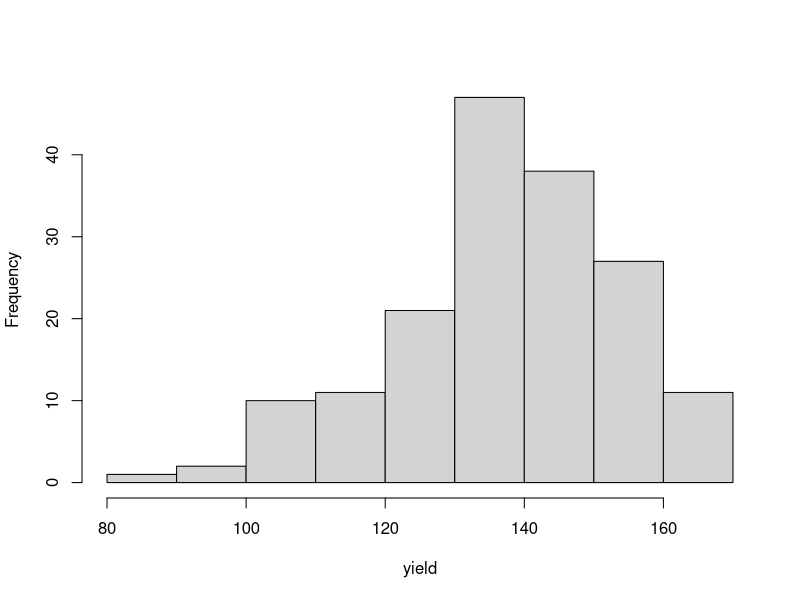
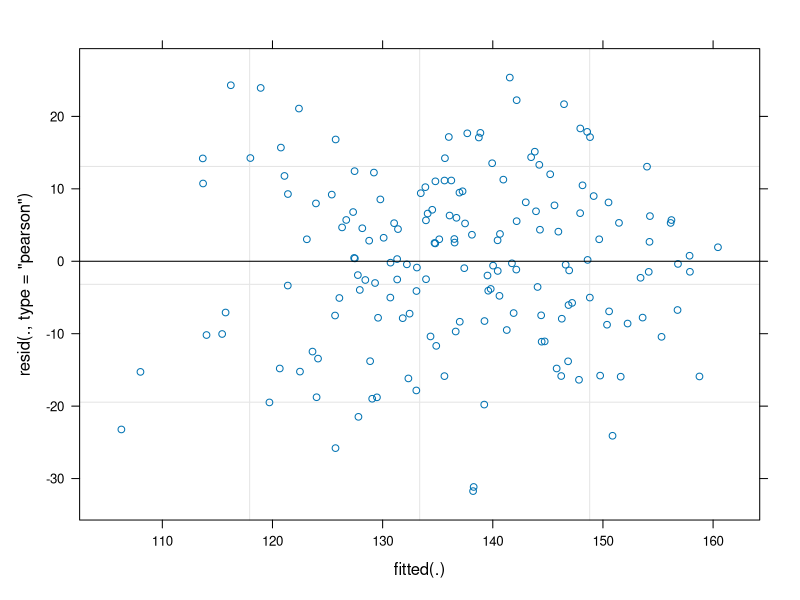
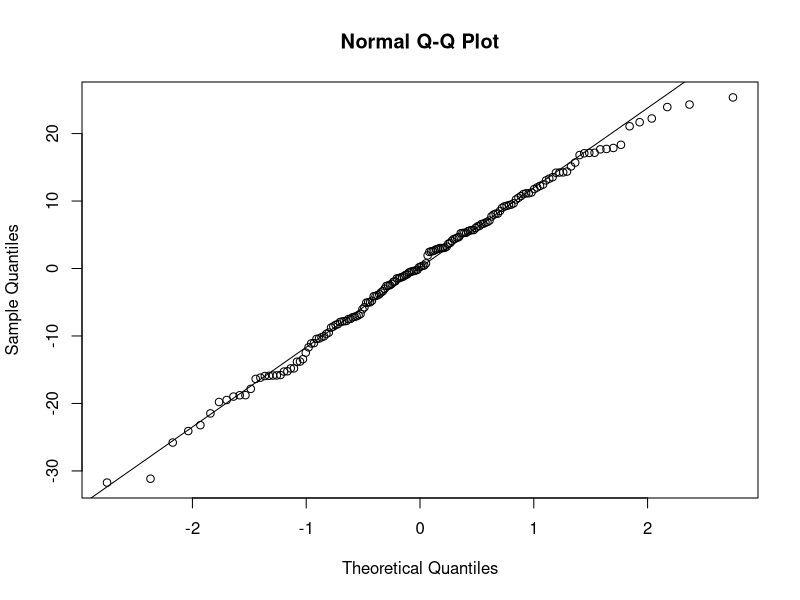

These figures' R source, in order:
## ---- chunk 1
library(lme4); library(lmerTest); library(emmeans)
library(dplyr); library(broom.mixed)
## ---- chunk 2
library(nlme); library(broom.mixed); library(emmeans)
library(dplyr)
## ---- chunk 3
var_trial <- read.csv(here::here("data", "aberdeen2015.csv"))
## ---- chunk 4
str(var_trial)
## ---- chunk 5
var_trial$block <- as.character(var_trial$block)
## ---- chunk 6
table(var_trial$variety, var_trial$block)
## ---- chunk 7
apply(var_trial, 2, function(x) sum(is.na(x)))
## ---- chunk 8
#| label: fig-rcbd_hist
#| fig-cap: "Histogram of the dependent variable."
#| column: margin
#| 
hist(var_trial$yield_bu_a, main = "", xlab = "yield")
## ---- chunk 9
model_rcbd <- lmer(yield_bu_a ~ variety + (1|block),
                   data = var_trial, 
                   na.action = na.exclude)
## ---- chunk 10
my_formula <- formula(Y ~ treatment1 + treatment2)
class(my_formula)
## ---- chunk 11
#| label: fig-rcbd_error
#| fig-cap: "Plot of residuals versus fitted values"
#| column: margin
#| 
plot(model_rcbd, cex.lab = 2)
## ---- chunk 12
#| label: fig-rcbd_norm
#| fig-cap: "QQ-plot of residuals"
#| column: margin
#| 
qqnorm(resid(model_rcbd)); qqline(resid(model_rcbd))
## ---- chunk 13
rcbd_emm <- emmeans(model_rcbd, ~ variety)
as.data.frame(rcbd_emm) %>% arrange(desc(emmean))
## ---- chunk 14
anova(model_rcbd)
